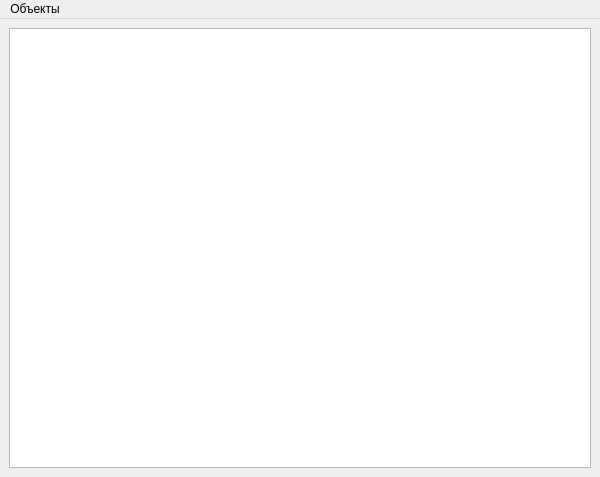
<?xml version="1.0" encoding="UTF-8"?>
<ui version="4.0">
 <class>MainWindow</class>
 <widget class="QMainWindow" name="MainWindow">
  <property name="geometry">
   <rect>
    <x>0</x>
    <y>0</y>
    <width>600</width>
    <height>477</height>
   </rect>
  </property>
  <property name="sizePolicy">
   <sizepolicy hsizetype="Minimum" vsizetype="Preferred">
    <horstretch>0</horstretch>
    <verstretch>0</verstretch>
   </sizepolicy>
  </property>
  <property name="minimumSize">
   <size>
    <width>600</width>
    <height>0</height>
   </size>
  </property>
  <property name="windowTitle">
   <string>База данных объектов</string>
  </property>
  <property name="toolButtonStyle">
   <enum>Qt::ToolButtonIconOnly</enum>
  </property>
  <property name="documentMode">
   <bool>false</bool>
  </property>
  <property name="tabShape">
   <enum>QTabWidget::Rounded</enum>
  </property>
  <property name="dockNestingEnabled">
   <bool>false</bool>
  </property>
  <widget class="QWidget" name="centralwidget">
   <layout class="QHBoxLayout" name="horizontalLayout">
    <item>
     <widget class="QTreeView" name="treeView">
      <property name="sizePolicy">
       <sizepolicy hsizetype="Expanding" vsizetype="Ignored">
        <horstretch>0</horstretch>
        <verstretch>0</verstretch>
       </sizepolicy>
      </property>
     </widget>
    </item>
   </layout>
  </widget>
  <widget class="QMenuBar" name="menubar">
   <property name="geometry">
    <rect>
     <x>0</x>
     <y>0</y>
     <width>600</width>
     <height>21</height>
    </rect>
   </property>
   <widget class="QMenu" name="menu">
    <property name="title">
     <string>Объекты</string>
    </property>
    <widget class="QMenu" name="menu_2">
     <property name="title">
      <string>Импорт</string>
     </property>
     <addaction name="action_2"/>
     <addaction name="action_3"/>
    </widget>
    <addaction name="menu_2"/>
   </widget>
   <addaction name="menu"/>
  </widget>
  <action name="action_2">
   <property name="text">
    <string>Геометрия</string>
   </property>
  </action>
  <action name="action_3">
   <property name="text">
    <string>Текстура</string>
   </property>
  </action>
 </widget>
 <resources/>
 <connections/>
</ui>
